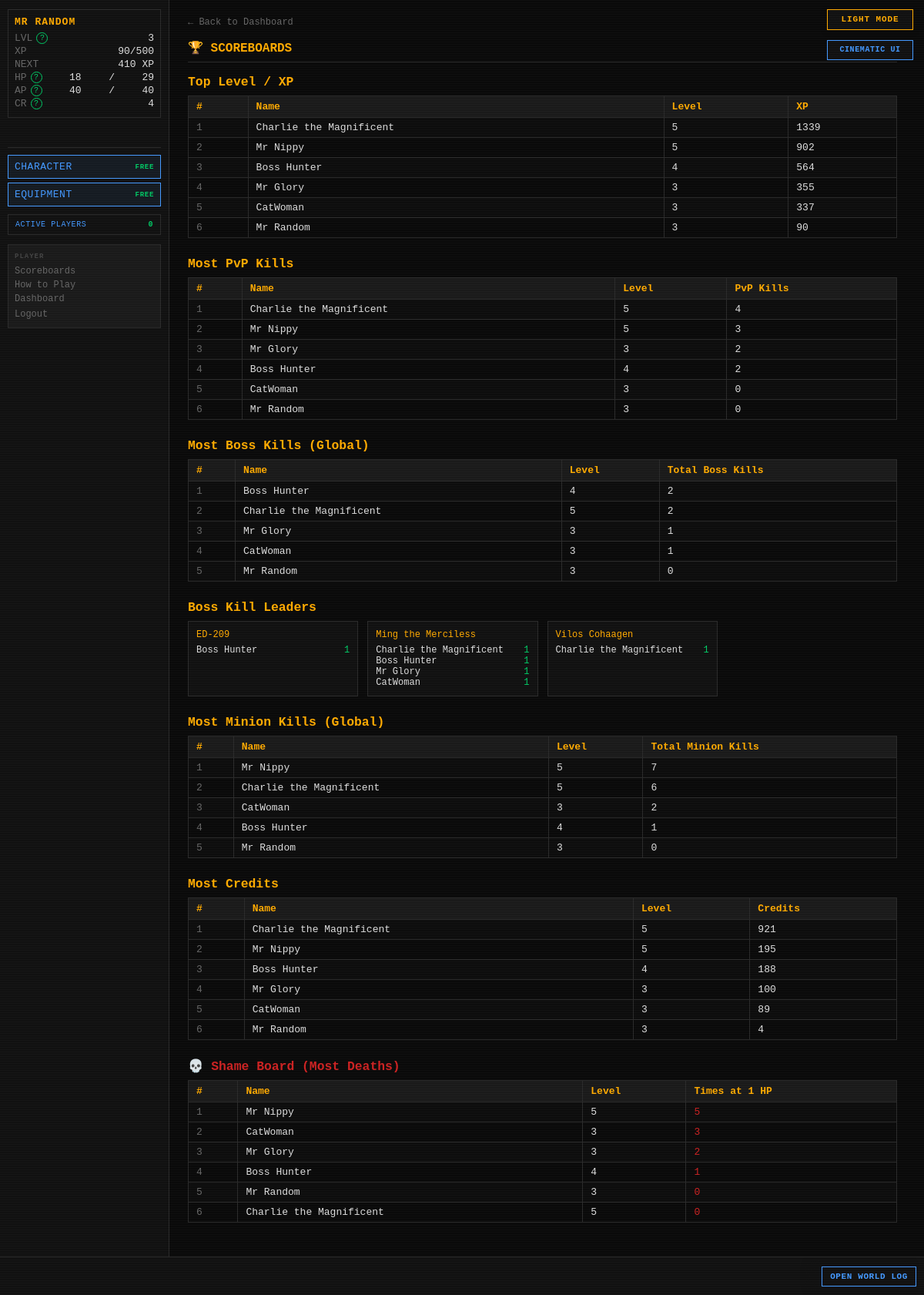
Before: /scoreboards (signed in) with the older database file.
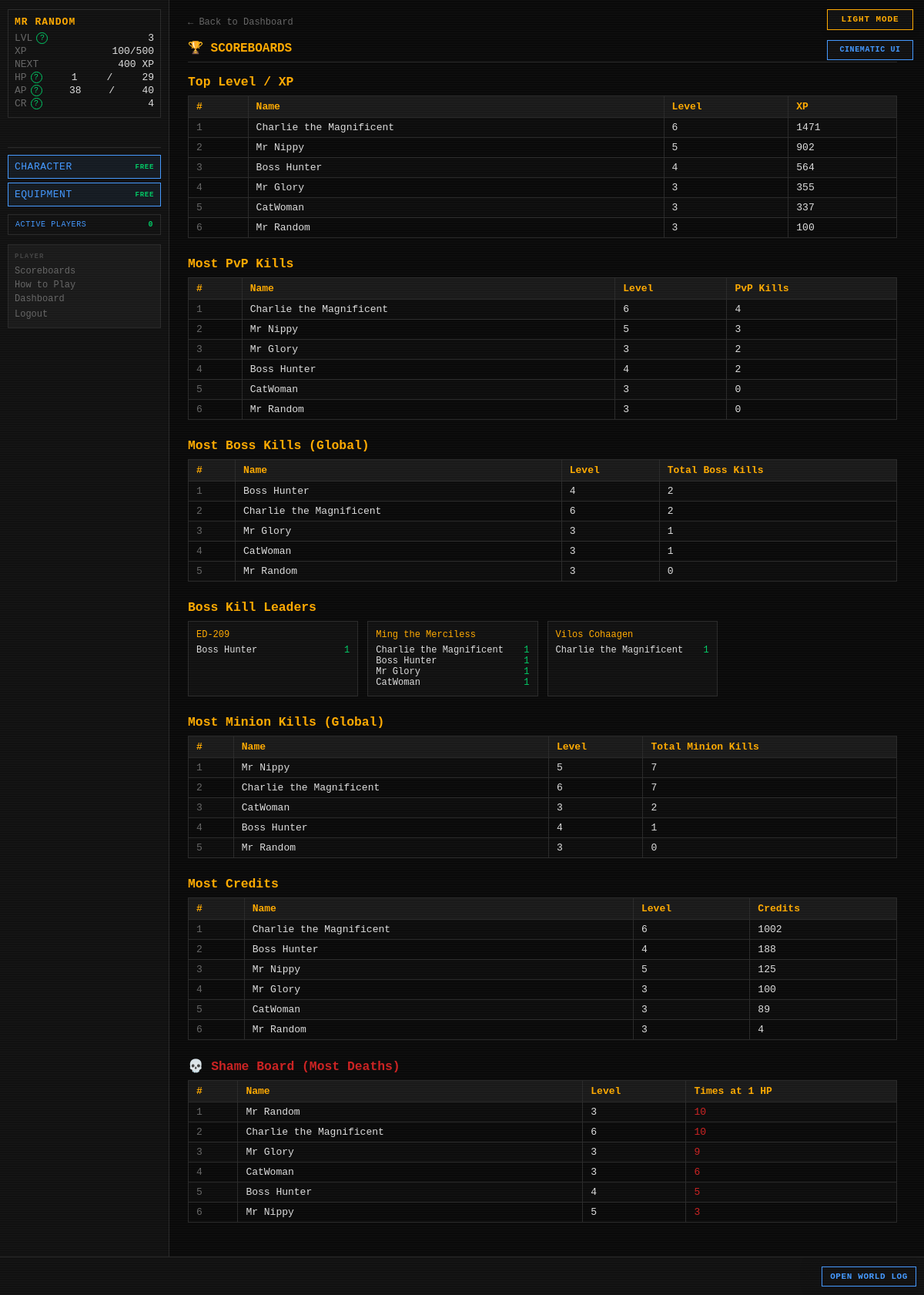
After: the same page with the newer database file.
### tables this page shows
CREATE TABLE players (
    id                  INTEGER PRIMARY KEY AUTOINCREMENT,
    username            TEXT    UNIQUE NOT NULL,
    password_hash       TEXT    NOT NULL,
    email               TEXT    UNIQUE NOT NULL,
    character_name      TEXT    NOT NULL,
    sex                 TEXT    NOT NULL,
    class_id            INTEGER REFERENCES classes(id),
    str_stat            INTEGER NOT NULL DEFAULT 1,
    end_stat            INTEGER NOT NULL DEFAULT 1,
    agi_stat            INTEGER NOT NULL DEFAULT 1,
    lck_stat            INTEGER NOT NULL DEFAULT 1,
    per_stat            INTEGER NOT NULL DEFAULT 1,
    level               INTEGER NOT NULL DEFAULT 1,
    xp                  INTEGER NOT NULL DEFAULT 0,
    current_hp          INTEGER NOT NULL,
    current_ap          INTEGER NOT NULL,
    credits             INTEGER NOT NULL DEFAULT 25,
    equipped_weapon_id  INTEGER REFERENCES inventory_items(id),
    equipped_armor_id   INTEGER REFERENCES inventory_items(id),
    equipped_special_id INTEGER REFERENCES inventory_items(id),
    in_combat           INTEGER NOT NULL DEFAULT 0,
    pending_levelup     INTEGER NOT NULL DEFAULT 0,
    pending_perk        INTEGER NOT NULL DEFAULT 0,
    combat_preference   TEXT    NOT NULL DEFAULT "Balanced",
    is_banned           INTEGER NOT NULL DEFAULT 0,
    retired_at          TEXT,
    last_login_at       TEXT,
    created_at          TEXT    NOT NULL DEFAULT (datetime('now'))
);

CREATE TABLE player_stats (
    player_id            INTEGER PRIMARY KEY REFERENCES players(id),
    pvp_kills            INTEGER NOT NULL DEFAULT 0,
    times_reduced_to_1hp INTEGER NOT NULL DEFAULT 0,
    updated_at           TEXT    NOT NULL DEFAULT (datetime('now'))
);

CREATE TABLE bosses (
    id                          INTEGER PRIMARY KEY AUTOINCREMENT,
    name                        TEXT    UNIQUE NOT NULL,
    is_active                   INTEGER NOT NULL DEFAULT 1,
    level                       INTEGER NOT NULL,
    str_stat                    INTEGER NOT NULL,
    end_stat                    INTEGER NOT NULL,
    agi_stat                    INTEGER NOT NULL,
    lck_stat                    INTEGER NOT NULL,
    per_stat                    INTEGER NOT NULL,
    max_hp                      INTEGER NOT NULL,
    phase2_hp_percent           INTEGER NOT NULL,
    phase3_hp_percent           INTEGER NOT NULL,
    special_attack_name         TEXT    NOT NULL,
    special_attack_die          TEXT    NOT NULL,
    special_attack_damage_type  TEXT    NOT NULL,
    special_attack_flavor       TEXT    NOT NULL,
    special_buff_name           TEXT    NOT NULL,
    special_buff_type           TEXT    NOT NULL,
    special_buff_value          REAL    NOT NULL,
    special_buff_damage_type    TEXT,
    special_buff_flavor         TEXT    NOT NULL,
    res_blade     INTEGER NOT NULL DEFAULT 0,
    res_blunt     INTEGER NOT NULL DEFAULT 0,
    res_ballistic INTEGER NOT NULL DEFAULT 0,
    res_energy    INTEGER NOT NULL DEFAULT 0,
    res_arcane    INTEGER NOT NULL DEFAULT 0,
    res_explosive INTEGER NOT NULL DEFAULT 0,
    res_venom     INTEGER NOT NULL DEFAULT 0,
    weak_blade    INTEGER NOT NULL DEFAULT 0,
    weak_blunt    INTEGER NOT NULL DEFAULT 0,
    weak_ballistic INTEGER NOT NULL DEFAULT 0,
    weak_energy   INTEGER NOT NULL DEFAULT 0,
    weak_arcane   INTEGER NOT NULL DEFAULT 0,
    weak_explosive INTEGER NOT NULL DEFAULT 0,
    weak_venom    INTEGER NOT NULL DEFAULT 0,
    drop_weapon_chance       REAL    NOT NULL,
    drop_armor_chance        REAL    NOT NULL,
    drop_special_item_chance REAL    NOT NULL,
    drop_credit_min          INTEGER NOT NULL,
    drop_credit_max          INTEGER NOT NULL,
    flavor_text              TEXT    NOT NULL,
    imported_at              TEXT    NOT NULL DEFAULT (datetime('now'))
, description TEXT NOT NULL DEFAULT '');

CREATE TABLE boss_instances (
    id                  INTEGER PRIMARY KEY AUTOINCREMENT,
    player_id           INTEGER NOT NULL REFERENCES players(id),
    boss_id             INTEGER NOT NULL REFERENCES bosses(id),
    current_hp          INTEGER NOT NULL,
    encounter_max_hp    INTEGER,
    special_attack_used INTEGER NOT NULL DEFAULT 0,
    special_buff_used   INTEGER NOT NULL DEFAULT 0,
    current_phase       INTEGER NOT NULL DEFAULT 1,
    discovered_at       TEXT    NOT NULL DEFAULT (datetime('now')),
    kill_count          INTEGER NOT NULL DEFAULT 0,
    UNIQUE(player_id, boss_id)
);

### routes/scoreboards.py (the view)
@bp.route("/scoreboards")
def index():
    settings      = get_all_settings()
    inactive_days = settings.get("INACTIVE_DAYS_THRESHOLD", cfg.INACTIVE_DAYS_THRESHOLD)
    cutoff_expr   = f"datetime('now', '-{inactive_days} days')"
    top_level      = _top_level_xp(cutoff_expr)
    top_pvp_kills  = _top_pvp_kills(cutoff_expr)
    top_boss_global= _top_boss_kills_global(cutoff_expr)
    top_boss_each  = _top_boss_kills_per_boss(cutoff_expr)
    top_minion_gl  = _top_minion_kills_global(cutoff_expr)
    top_minion_each= _top_minion_kills_per_minion(cutoff_expr)
    top_credits    = _top_credits(cutoff_expr)
    shame_board    = _shame_board(cutoff_expr)
    return render_template(
        "scoreboards/scoreboards.html",
        top_level=top_level,
        top_pvp_kills=top_pvp_kills,
        top_boss_global=top_boss_global,
        top_boss_each=top_boss_each,
        top_minion_global=top_minion_gl,
        top_minion_each=top_minion_each,
        top_credits=top_credits,
        shame_board=shame_board,
    )

### app.py (called while the page is built)
def _context_processor() -> dict:
    settings = get_all_settings()
    player = g.get("player")
    if not player:
        return {"settings": settings}
    active_count = execute_one(
        """SELECT COUNT(DISTINCT q.player_id) AS cnt FROM action_queue q
           JOIN players p ON p.id=q.player_id
           WHERE datetime(q.created_at)>=datetime('now','-5 minutes') AND p.is_banned=0"""
    )["cnt"]
    return {"player": player, "settings": settings,
            "active_player_count": active_count}

def _check_auth():
    if request.endpoint in _AUTH_EXEMPT:
        return None
    if not session.get("player_id"):
        return redirect(url_for("auth.login"))
    return None

def _load_player():
    player_id = session.get("player_id")
    if not player_id:
        return None
    reconcile_combat_state(player_id)
    player = get_player(player_id)
    if player is None:
        session.clear()
        return redirect(url_for("auth.login"))
    g.player = player
    return None

def _check_levelup():
    if request.endpoint in _LEVELUP_EXEMPT:
        return None
    player = g.get("player")
    if player and player.get("pending_levelup") and not player.get("in_combat"):
        return redirect(url_for("auth.levelup"))
    if player and not player.get("in_combat"):
        threshold = cfg.XP_CURVE.get(player["level"] + 1)
        if threshold is not None and player["xp"] >= threshold:
            from combat.engine import check_level_up
            if check_level_up(player["id"], player["xp"], player["level"]):
                g.player = get_player(player["id"])
                return redirect(url_for("auth.levelup"))
    return None

def _set_blackout_flag():
    settings = get_all_settings()
    blackout_mins = settings.get("MIDNIGHT_BLACKOUT_MINUTES", cfg.MIDNIGHT_BLACKOUT_MINUTES)
    now = datetime.now(timezone.utc)
    minutes_to_midnight = (24 * 60) - (now.hour * 60 + now.minute)
    g.blackout = (minutes_to_midnight <= blackout_mins)

### database.py (called while the page is built)
def get_db() -> sqlite3.Connection:
    if 'db' not in g:
        g.db = sqlite3.connect(
            cfg.DB_PATH,
            detect_types=sqlite3.PARSE_DECLTYPES,
            timeout=10,
        )
        g.db.row_factory = dict_factory
        g.db.execute("PRAGMA foreign_keys = ON")
        g.db.execute("PRAGMA journal_mode = WAL")
    return g.db

def dict_factory(cursor: sqlite3.Cursor, row: tuple) -> dict:
    return {col[0]: val for col, val in zip(cursor.description, row)}

### templates/scoreboards/scoreboards.html (shortened to what this page needs)
{% extends "base.html" %}
{% block content %}
<div id="page-content">
    <a href="{{ url_for('dashboard.index') }}" class="back-link">← Back to Dashboard</a>
    <h2 class="page-title">🏆 SCOREBOARDS</h2>
    <h3 style="color:var(--amber);margin-bottom:8px;">Top Level / XP</h3>
    {% if top_level %}
    <table style="margin-bottom:24px;">
        <tr><th>#</th><th>Name</th><th>Level</th><th>XP</th></tr>
        {% for p in top_level %}
        <tr>
            <td style="color:var(--grey)">{{ loop.index }}</td>
            <td>{{ p.character_name }}</td>
            <td>{{ p.level }}</td>
            <td>{{ p.xp }}</td>
        </tr>
        {% endfor %}
    </table>
    {% else %}
    <p style="color:var(--grey);margin-bottom:24px;">No data yet.</p>
    {% endif %}
    <h3 style="color:var(--amber);margin-bottom:8px;">Most PvP Kills</h3>
    {% if top_pvp_kills %}
    <table style="margin-bottom:24px;">
        <tr><th>#</th><th>Name</th><th>Level</th><th>PvP Kills</th></tr>
        {% for p in top_pvp_kills %}
        <tr>
            <td style="color:var(--grey)">{{ loop.index }}</td>
            <td>{{ p.character_name }}</td>
            <td>{{ p.level }}</td>
            <td>{{ p.pvp_kills }}</td>
        </tr>
        {% endfor %}
    </table>
    {% else %}
    <p style="color:var(--grey);margin-bottom:24px;">No data yet.</p>
    {% endif %}
    <h3 style="color:var(--amber);margin-bottom:8px;">Most Boss Kills (Global)</h3>
    {% if top_boss_global %}
    <table style="margin-bottom:24px;">
        <tr><th>#</th><th>Name</th><th>Level</th><th>Total Boss Kills</th></tr>
        {% for p in top_boss_global %}
        <tr>
            <td style="color:var(--grey)">{{ loop.index }}</td>
            <td>{{ p.character_name }}</td>
            <td>{{ p.level }}</td>
            <td>{{ p.total_kills }}</td>
        </tr>
        {% endfor %}
    </table>
    {% else %}
    <p style="color:var(--grey);margin-bottom:24px;">No data yet.</p>
    {% endif %}
    {% if top_boss_each %}
    <h3 style="color:var(--amber);margin-bottom:8px;">Boss Kill Leaders</h3>
    <div style="display:grid;grid-template-columns:repeat(auto-fill,minmax(220px,1fr));gap:12px;margin-bottom:24px;">
        {% for boss_name, players in top_boss_each.items() %}
        <div style="background:var(--bg-panel);border:1px solid var(--border);padding:10px;">
            <div style="color:var(--amber);margin-bottom:6px;font-size:12px;">{{ boss_name }}</div>
            {% for p in players %}
            <div style="display:flex;justify-content:space-between;font-size:12px;">
                <span>{{ p.character_name }}</span>
                <span style="color:var(--green)">{{ p.kill_count }}</span>
            </div>
            {% endfor %}
        </div>
        {% endfor %}
    </div>
    {% endif %}
    <h3 style="color:var(--amber);margin-bottom:8px;">Most Minion Kills (Global)</h3>
    {% if top_minion_global %}
    <table style="margin-bottom:24px;">
        <tr><th>#</th><th>Name</th><th>Level</th><th>Total Minion Kills</th></tr>
        {% for p in top_minion_global %}
        <tr>
            <td style="color:var(--grey)">{{ loop.index }}</td>
            <td>{{ p.character_name }}</td>
            <td>{{ p.level }}</td>
            <td>{{ p.total_kills }}</td>
        </tr>
        {% endfor %}
    </table>
    {% else %}
    <p style="color:var(--grey);margin-bottom:24px;">No data yet.</p>
    {% endif %}
    <h3 style="color:var(--amber);margin-bottom:8px;">Most Credits</h3>
    {% if top_credits %}
    <table style="margin-bottom:24px;">
        <tr><th>#</th><th>Name</th><th>Level</th><th>Credits</th></tr>
        {% for p in top_credits %}
        <tr>
            <td style="color:var(--grey)">{{ loop.index }}</td>
            <td>{{ p.character_name }}</td>
            <td>{{ p.level }}</td>
            <td>{{ p.credits }}</td>
        </tr>
        {% endfor %}
    </table>
    {% else %}
    <p style="color:var(--grey);margin-bottom:24px;">No data yet.</p>
    {% endif %}
    <h3 style="color:var(--red);margin-bottom:8px;">💀 Shame Board (Most Deaths)</h3>
    {% if shame_board %}
    <table style="margin-bottom:24px;">
        <tr><th>#</th><th>Name</th><th>Level</th><th>Times at 1 HP</th></tr>
        {% for p in shame_board %}
        <tr>
            <td style="color:var(--grey)">{{ loop.index }}</td>
            <td>{{ p.character_name }}</td>
            <td>{{ p.level }}</td>
            <td style="color:var(--red)">{{ p.times_reduced_to_1hp }}</td>
        </tr>
        {% endfor %}
    </table>
    {% else %}
    <p style="color:var(--grey);margin-bottom:24px;">No data yet.</p>
    {% endif %}
</div>
{% endblock %}

### templates/base.html (shortened to what this page needs)
<!DOCTYPE html>
<html lang="en">
<head>
<link rel="stylesheet" href="{{ url_for('static', filename='style.css') }}">
</head>
<body class="{{ 'authenticated' if player else 'auth-page' }} {% block body_class %}{% endblock %}">
{% if settings.get('ALLOW_PLAYER_COLOR_OVERRIDE', true) %}<button id="theme-toggle" type="button" aria-label="Switch color theme" aria-pressed="false">
</button>{% endif %}
{% if settings.get('ALLOW_PLAYER_INTERFACE_OVERRIDE', true) %}
<button id="interface-toggle" type="button" aria-label="Switch interface style" aria-pressed="false">
</button>
{% endif %}
{% if player %}
<div id="left-col">
    <div id="status-block">
        <div class="status-name">{{ player.character_name }}</div>
        <div class="status-line">
            <span class="label">LVL</span>
            <span id="status-level">{{ player.level }}</span>
        </div>
        <div class="status-line">
            <span class="label">XP</span>
            <span><span id="status-xp">{{ player.xp }}</span><span id="status-xp-threshold">{% if player.get('next_level_xp') is not none %}/{{ player.get('next_level_xp') }}{% endif %}</span></span>
        </div>
        <div class="status-line" title="Experience still needed to reach level {{ player.level + 1 }}">
            <span class="label">NEXT</span>
            <span id="status-xp-next">{% if player.get('xp_to_next_level') is none %}MAX{% elif player.get('xp_to_next_level') <= 0 %}LEVEL UP{% else %}{{ player.get('xp_to_next_level') }} XP{% endif %}</span>
        </div>
        <div class="status-line">
            <span class="label">HP</span>
            <span id="status-hp">{{ player.current_hp }}</span>/<span id="status-maxhp">{{ player.max_hp }}</span>
        </div>
        <div class="status-line">
            <span class="label">AP</span>
            <span id="status-ap">{{ player.current_ap }}</span>/<span id="status-maxap">{{ player.max_ap }}</span>
        </div>
        <div class="status-line">
            <span class="label">CR</span>
            <span id="status-credits">{{ player.credits }}</span>
        </div>
    </div>
    <div class="free-action-buttons" aria-label="Free character actions">
        <a class="action-btn free-action-btn" href="{{ url_for('character.index') }}">
            CHARACTER <span class="free-cost">FREE</span>
        </a>
        <a class="action-btn free-action-btn" href="{{ url_for('character.equipment') }}">
            EQUIPMENT <span class="free-cost">FREE</span>
        </a>
    </div>
    <button id="active-players-toggle" class="active-players-toggle" type="button"
            data-url="{{ url_for('feeds.active_players') }}" aria-haspopup="dialog">
        ACTIVE PLAYERS <span id="active-player-count">{{ active_player_count }}</span>
    </button>
    <nav id="left-nav">
        <span class="nav-heading">PLAYER</span>
        <a href="{{ url_for('scoreboards.index') }}">Scoreboards</a>
        <a href="{{ url_for('feeds.game_help') }}">How to Play</a>
        <a href="{{ url_for('dashboard.index') }}">Dashboard</a>
        <form action="{{ url_for('auth.logout') }}" method="POST" style="margin:0">
            <button type="submit" class="nav-link-btn">Logout</button>
        </form>
    </nav>
</div>
{% endif %}
<div id="main">
    {% block content %}{% endblock %}
</div>
{% if player %}
<div id="ticker-wrap">
    <a id="ticker-log-link" href="{{ url_for('feeds.global_log') }}" title="Open the complete World Log">OPEN WORLD LOG</a>
    <div id="ticker">
    </div>
</div>
{% endif %}
</body>
</html>

Changed rows visible on the page:
changed players "Mr Random": xp "90" → "100"; current_hp "18" → "1"; current_ap "40" → "38"
changed players "Charlie the Magnificent": level "5" → "6"; xp "1339" → "1471"; total_kills "6" → "7"; credits "921" → "1002"
changed players "Mr Nippy": credits "195" → "125"
shown differently, row unchanged: players "Boss Hunter": moves up the list
changed player_stats "Charlie the Magnificent": level "5" → "6"; times_reduced_to_1hp "0" → "10"
changed player_stats "Mr Nippy": times_reduced_to_1hp "5" → "3"; moves down the list
changed player_stats "Mr Glory": times_reduced_to_1hp "2" → "9"; moves down the list
changed player_stats "Boss Hunter": times_reduced_to_1hp "1" → "5"; moves down the list
changed player_stats "CatWoman": times_reduced_to_1hp "3" → "6"; moves down the list
changed player_stats "Mr Random": times_reduced_to_1hp "0" → "10"
Other visible differences:
{{ player.get('xp_to_next_level') }}: "410" → "400"
